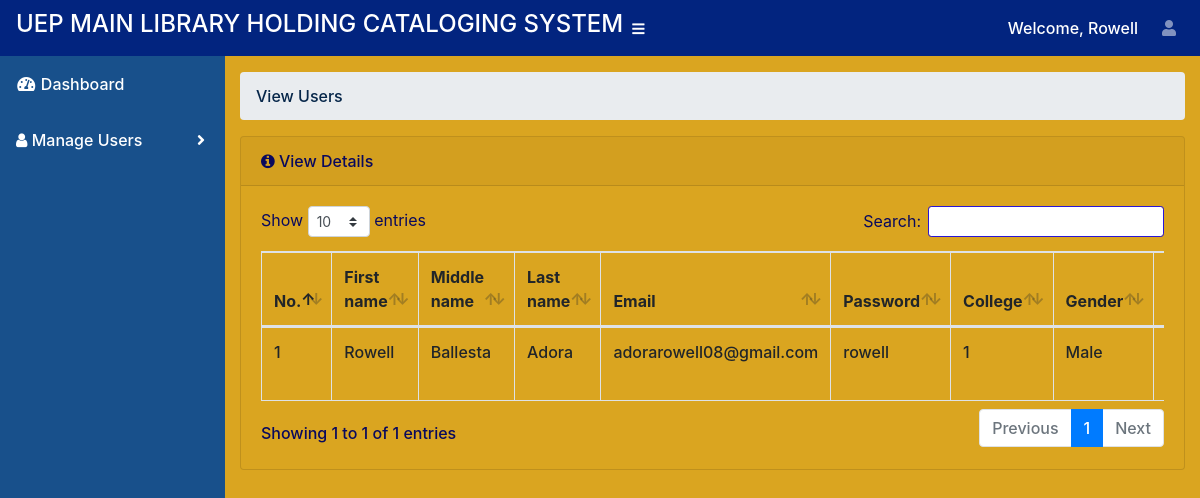
/encoder3/view-users.php (signed in), run on the app's committed database.
### tables this page shows
CREATE TABLE `tbl_user` (
  `id` int(11) NOT NULL,
  `first_name` varchar(100) NOT NULL,
  `middle_name` varchar(100) NOT NULL,
  `last_name` varchar(100) NOT NULL,
  `email` varchar(100) NOT NULL,
  `password` varchar(100) NOT NULL,
  `college` varchar(100) NOT NULL,
  `gender` tinytext NOT NULL COMMENT '1=male, 2=famale',
  `user_type` int(10) NOT NULL,
  `role` tinyint(50) NOT NULL COMMENT '1=admin,2=user,\r\n3=encoder1,4=encoder2,5=encoder3',
  `status` tinyint(50) NOT NULL COMMENT '1=active, 0=inactive',
  `created_at` timestamp NOT NULL DEFAULT current_timestamp() ON UPDATE current_timestamp(),
  `course` varchar(100) NOT NULL,
  `image` text NOT NULL
);

### encoder3/view-users.php (the view, shortened to what this page needs)
<?php
include ('../connection.php');
?>
<?php include('include/header.php'); ?>
  <div id="wrapper">
    <?php include('include/side-bar.php'); ?>
    <div id="content-wrapper">
      <div class="container-fluid">
        <ol class="breadcrumb">
          <li class="breadcrumb-item">
            <a href="#">View Users</a>
          </li>
        </ol>
  <div class="card mb-3">
          <div class="card-header">
            <i class="fa fa-info-circle"></i>
            View Details</div>
            <div class="card-body">
            <div class="table-responsive">
              <table class="table table-bordered" id="dataTable" width="100%" cellspacing="0">
                <thead>
                                            <tr>
                                                <th>No.</th>
                                                <th>First name</th>
                                                <th>Middle name</th>
                                                <th>Last name</th>
                                                <th>Email</th>
                                                <th>Password</th>
                                                <th>College</th>
                                                <th>Gender</th>
                                                <th>User_type</th>
                                            </tr>
                                        </thead>
                                        <tbody>
										<?php
										$select_query = mysqli_query($data, "SELECT * FROM tbl_user WHERE role='2'");
										$sn = 1;
										while($row = mysqli_fetch_array($select_query))
										{
										?>
                                            <tr>
                                                <td><?php echo $sn; ?></td>
                                                <td><?php echo $row['first_name']; ?></td>
                                                <td><?php echo $row['middle_name']; ?></td>
                                                <td><?php echo $row['last_name']; ?></td>
                                                <td><?php echo $row['email']; ?></td>
                                                <?php if($row['role']==1){
                                                  ?><td>Personal Only</td>
                                        <?php } else { ?><td><?php echo $row['password']; ?></td>
                                           <?php } ?>
                                                <td><?php echo $row['college']; ?></td>
                                                <?php if($row['gender']==1){
                                                  ?><td>Male</td>
                                        <?php } else { ?><td>Female</td>
                                           <?php } ?>
                                           <td><?php echo $row['user_type']; ?></td>
                                                </tr>
										<?php $sn++; } ?>
                                        </tbody>
                                    </table>
                                </div>
                            </div>
                            </div>
    </div>
        </div>
 <?php include('include/footer.php'); ?>

### data on the page
tbl_user: first_name "Rowell", middle_name "Ballesta", last_name "Adora", email "adorarowell08@gmail.com", password "rowell", college "1", gender "Male"

### other printed values
$first_name "Rowell"
